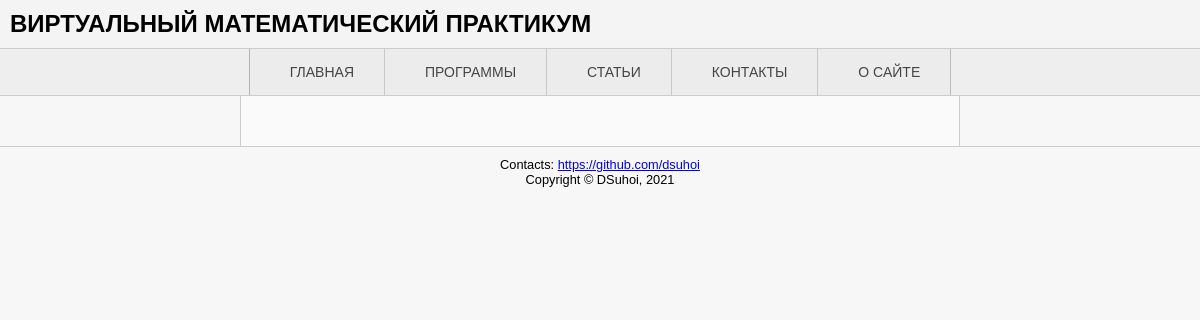
The app's page /post/20, older data.
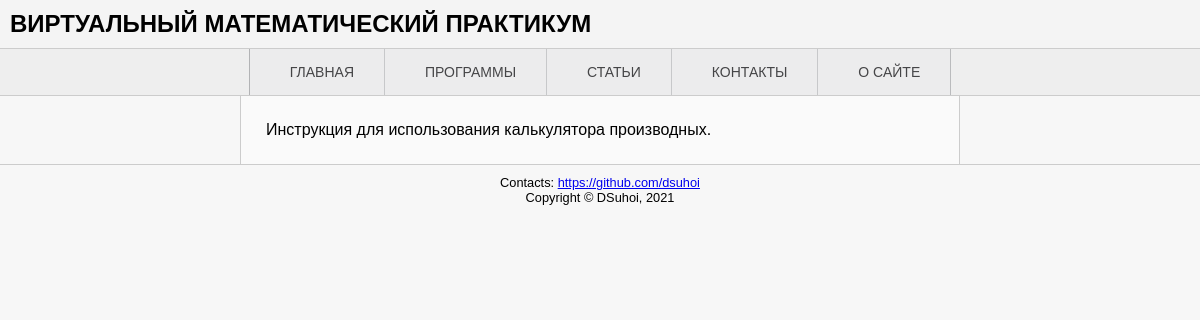
The same page, newer data.
### app/models.py (models this page shows, shortened)
class Articles(db.Model):
    id = db.Column(db.Integer(), nullable=False, primary_key=True)
    title = db.Column(db.Text(), nullable=False)
    chapter = db.Column(db.Text(), nullable=False)
    content = db.Column(db.Text(), nullable=False, default='Текст')

### app/post/views.py (the view)
@post.route('/<post_id>')
def page(post_id):
    articles = Articles.query
    return render_template('page.html', data=articles.get(post_id))

### app/templates/page.html (shortened to what this page needs)
{% extends "base.html" %}
{% block text %}
<article>
    {{data.content |safe }}
</article>
{%endblock %}

### app/templates/base.html (shortened to what this page needs)
<!DOCTYPE html>
<html>
    <head>
        <link href="{{ url_for('static', filename='css/style.css') }}"
          rel="stylesheet"  type="text/css">
    </head>
    <body>
        <div class="wrapper">
        <header>
            <h1>{% block header %}
                Виртуальный Математический Практикум
                {%endblock %}</h1>
            <nav class="dws-menu">
                <ul>
                    <li><a href="{{ url_for('main.index') }}">Главная</a></li>
                    <li><a href="{{ url_for('programs.index') }}">Программы</a>
                    </li>
                    <li><a href="{{ url_for('post.index') }}">Статьи</a></li>
                    <li><a href="{{ url_for('main.contacts') }}">Контакты</a></li>
                    <li><a href="{{ url_for('main.about') }}">О сайте</a></li>
                </ul>
            </nav>
        </header>
        {% block text %}{% endblock %}
        <footer>
            <p>Contacts: <a href="https://github.com/dsuhoi">
                https://github.com/dsuhoi</a></p>
            <p>Copyright © DSuhoi, 2021</p>
        </footer>
        </div>
    </body>
</html>

### app/static/css/style.css (style rules this page uses)
* { box-sizing: border-box; }
html, body, div, span, h1, h2, h3, h4, h5, h6, p, a, ul, li { margin: 0; padding: 0; border: 0; font-size: 100%; vertical-align: baseline; }
body { font-family: Verdana, Arial, sans-serif; background-color: #f7f7f7; }
header { background-color: #f4f4f4; }
header h1 { font-size: 24px; text-transform: uppercase; font-weight: bold; padding: 10px 10px 10px 10px; clear: both; }
nav { background-color: #eee; border-top: 1px solid #ccc; border-bottom: 1px solid #ccc; }
.wrapper { background-color: #f7f7f7; }
.wrapper li { list-style-type: none; }
.dws-menu * { z-index: 1; margin: 0; padding: 0; }
.dws-menu ul, .dws-menu ol { list-style: none; }
.dws-menu > ul { display: flex; justify-content: center; }
.dws-menu > ul li a { display: block; background: #ececed; padding: 15px 30px 15px 40px; font-size: 14px; color: #454547; text-decoration: none; text-transform:uppercase; }
.dws-menu > ul li { position: relative; }
.dws-menu > ul li:first-child { border-left: 1px solid #b2b3b5; }
.dws-menu > ul li:last-child { border-right: 1px solid #babbbd; }
.dws-menu > ul li { position: relative; border-right: 1px solid #c7c8ca; }
.dws-menu > ul li a { display: block; background: #ececed; padding: 15px 30px 15px 40px; font-size: 14px; color: #454547; text-decoration: none; text-transform:uppercase; transition: all 0.3s ease; }
article { background-color: #fafafa; border-left: 1px solid #ccc; border-right: 1px solid #ccc; margin-left: 20%; margin-right: 20%; padding: 25px; width: 60%; }
article:after, #main:after { clear:both; display:table; content:''; }
footer { border-top: 1px solid #ccc; font-size: .8em; text-align: center; padding: 10px 10px 30px 10px; }

Row changes from the older to the newer data that the page shows:
added Articles: content "Инструкция для использования калькулятора производных."
